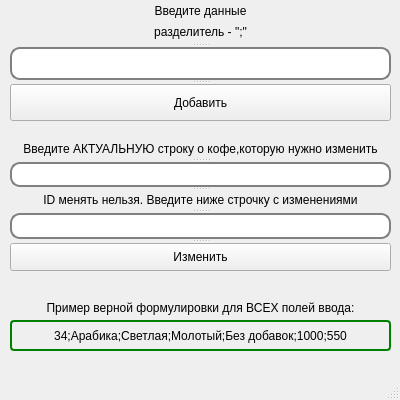
<?xml version="1.0" encoding="UTF-8"?>
<ui version="4.0">
 <class>MainWindow</class>
 <widget class="QMainWindow" name="MainWindow">
  <property name="geometry">
   <rect>
    <x>0</x>
    <y>0</y>
    <width>400</width>
    <height>400</height>
   </rect>
  </property>
  <property name="minimumSize">
   <size>
    <width>400</width>
    <height>400</height>
   </size>
  </property>
  <property name="maximumSize">
   <size>
    <width>400</width>
    <height>400</height>
   </size>
  </property>
  <property name="windowTitle">
   <string>add</string>
  </property>
  <widget class="QWidget" name="centralwidget">
   <widget class="QLabel" name="label_4">
    <property name="geometry">
     <rect>
      <x>10</x>
      <y>300</y>
      <width>381</width>
      <height>16</height>
     </rect>
    </property>
    <property name="focusPolicy">
     <enum>Qt::ClickFocus</enum>
    </property>
    <property name="text">
     <string>Пример верной формулировки для ВСЕХ полей ввода:</string>
    </property>
    <property name="alignment">
     <set>Qt::AlignCenter</set>
    </property>
   </widget>
   <widget class="QLabel" name="label_5">
    <property name="geometry">
     <rect>
      <x>10</x>
      <y>320</y>
      <width>381</width>
      <height>31</height>
     </rect>
    </property>
    <property name="styleSheet">
     <string notr="true">QFrame, QLabel, QToolTip {
    border: 2px solid green;
    border-radius: 4px;
    padding: 2px;
    background-image: url(images/welcome.png);
}</string>
    </property>
    <property name="text">
     <string>34;Арабика;Светлая;Молотый;Без добавок;1000;550</string>
    </property>
    <property name="alignment">
     <set>Qt::AlignCenter</set>
    </property>
   </widget>
   <widget class="QSplitter" name="splitter">
    <property name="geometry">
     <rect>
      <x>10</x>
      <y>140</y>
      <width>381</width>
      <height>131</height>
     </rect>
    </property>
    <property name="orientation">
     <enum>Qt::Vertical</enum>
    </property>
    <widget class="QLabel" name="label_2">
     <property name="text">
      <string>Введите АКТУАЛЬНУЮ строку о кофе,которую нужно изменить</string>
     </property>
     <property name="alignment">
      <set>Qt::AlignCenter</set>
     </property>
    </widget>
    <widget class="QLineEdit" name="check_text_lineedit">
     <property name="styleSheet">
      <string notr="true">QLineEdit {
    border: 2px solid gray;
    border-radius: 10px;
    padding: 0 8px;
    background: white;
    selection-background-color: darkgray;
}</string>
     </property>
    </widget>
    <widget class="QLabel" name="label_3">
     <property name="text">
      <string>ID менять нельзя. Введите ниже строчку с изменениями</string>
     </property>
     <property name="alignment">
      <set>Qt::AlignCenter</set>
     </property>
    </widget>
    <widget class="QLineEdit" name="update_lineedit">
     <property name="styleSheet">
      <string notr="true">QLineEdit {
    border: 2px solid gray;
    border-radius: 10px;
    padding: 0 8px;
    background: white;
    selection-background-color: darkgray;
}</string>
     </property>
    </widget>
    <widget class="QPushButton" name="update_btn">
     <property name="text">
      <string>Изменить</string>
     </property>
    </widget>
   </widget>
   <widget class="QSplitter" name="splitter_2">
    <property name="geometry">
     <rect>
      <x>10</x>
      <y>20</y>
      <width>381</width>
      <height>101</height>
     </rect>
    </property>
    <property name="orientation">
     <enum>Qt::Vertical</enum>
    </property>
    <widget class="QLabel" name="label">
     <property name="text">
      <string>разделитель - &quot;;&quot;</string>
     </property>
     <property name="alignment">
      <set>Qt::AlignCenter</set>
     </property>
    </widget>
    <widget class="QLineEdit" name="add_lineedit">
     <property name="styleSheet">
      <string notr="true">QLineEdit {
    border: 2px solid gray;
    border-radius: 10px;
    padding: 0 8px;
    background: white;
    selection-background-color: darkgray;
}</string>
     </property>
    </widget>
    <widget class="QPushButton" name="add_btn">
     <property name="text">
      <string>Добавить</string>
     </property>
    </widget>
   </widget>
   <widget class="QLabel" name="label_6">
    <property name="geometry">
     <rect>
      <x>10</x>
      <y>0</y>
      <width>381</width>
      <height>21</height>
     </rect>
    </property>
    <property name="text">
     <string>Введите данные</string>
    </property>
    <property name="alignment">
     <set>Qt::AlignCenter</set>
    </property>
   </widget>
  </widget>
  <widget class="QMenuBar" name="menubar">
   <property name="geometry">
    <rect>
     <x>0</x>
     <y>0</y>
     <width>400</width>
     <height>21</height>
    </rect>
   </property>
  </widget>
  <widget class="QStatusBar" name="statusbar"/>
 </widget>
 <resources/>
 <connections/>
</ui>
